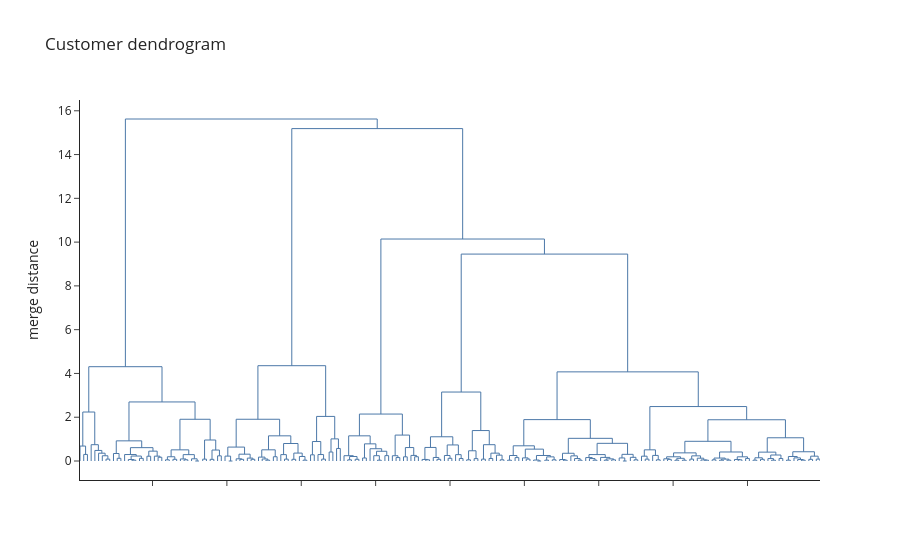

The notebook cell saved with this chart:
### Code cell
# The dendrogram: scipy computes it, Plotly draws it
Z = linkage(data_std, method="ward")
d = dendrogram(Z, no_plot=True)      # coordinates only, no plotting library needed
fig = go.Figure()
for xs, ys in zip(d["icoord"], d["dcoord"]):
    fig.add_trace(go.Scatter(x=xs, y=ys, mode="lines", line=dict(color="#4C78A8", width=1), showlegend=False))
fig.add_hline(y=7, line_dash="dash", line_color="red")
fig.update_layout(template="simple_white", title="Customer dendrogram", xaxis_showticklabels=False,
                  yaxis_title="merge distance")

### Figure 1 — Plotly figure (JSON) as saved in the notebook; plotly's stock layout.template omitted (floating-point values rounded to 4 significant figures)
{"data": [{"line": {"color": "#4C78A8", "width": 1}, "mode": "lines", "showlegend": false, "type": "scatter", "x": [15.0, 15.0, 25.0, 25.0], "y": [0.0, 0.3002, 0.3002, 0.0]}, {"line": {"color": "#4C78A8", "width": 1}, "mode": "lines", "showlegend": false, "type": "scatter", "x": [5.0, 5.0, 20.0, 20.0], "y": [0.0, 0.6824, 0.6824, 0.3002]}, {"line": {"color": "#4C78A8", "width": 1}, "mode": "lines", "showlegend": false, "type": "scatter", "x": [75.0, 75.0, 85.0, 85.0], "y": [0.0, 0.08652, 0.08652, 0.0]}, {"line": {"color": "#4C78A8", "width": 1}, "mode": "lines", "showlegend": false, "type": "scatter", "x": [65.0, 65.0, 80.0, 80.0], "y": [0.0, 0.2396, 0.2396, 0.08652]}, {"line": {"color": "#4C78A8", "width": 1}, "mode": "lines", "showlegend": false, "type": "scatter", "x": [55.0, 55.0, 72.5, 72.5], "y": [0.0, 0.357, 0.357, 0.2396]}, {"line": {"color": "#4C78A8", "width": 1}, "mode": "lines", "showlegend": false, "type": "scatter", "x": [45.0, 45.0, 63.75, 63.75], "y": [0.0, 0.4826, 0.4826, 0.357]}, {"line": {"color": "#4C78A8", "width": 1}, "mode": "lines", "showlegend": false, "type": "scatter", "x": [35.0, 35.0, 54.38, 54.38], "y": [0.0, 0.7446, 0.7446, 0.4826]}, {"line": {"color": "#4C78A8", "width": 1}, "mode": "lines", "showlegend": false, "type": "scatter", "x": [12.5, 12.5, 44.69, 44.69], "y": [0.6824, 2.238, 2.238, 0.7446]}, {"line": {"color": "#4C78A8", "width": 1}, "mode": "lines", "showlegend": false, "type": "scatter", "x": [105.0, 105.0, 115.0, 115.0], "y": [0.0, 0.1226, 0.1226, 0.0]}, {"line": {"color": "#4C78A8", "width": 1}, "mode": "lines", "showlegend": false, "type": "scatter", "x": [95.0, 95.0, 110.0, 110.0], "y": [0.0, 0.3426, 0.3426, 0.1226]}, {"line": {"color": "#4C78A8", "width": 1}, "mode": "lines", "showlegend": false, "type": "scatter", "x": [145.0, 145.0, 155.0, 155.0], "y": [0.0, 0.03882, 0.03882, 0.0]}, {"line": {"color": "#4C78A8", "width": 1}, "mode": "lines", "showlegend": false, "type": "scatter", "x": [135.0, 135.0, 150.0, 150.0], "y": [0.0, 0.06724, 0.06724, 0.03882]}, {"line": {"color": "#4C78A8", "width": 1}, "mode": "lines", "showlegend": false, "type": "scatter", "x": [165.0, 165.0, 175.0, 175.0], "y": [0.0, 0.1209, 0.1209, 0.0]}, {"line": {"color": "#4C78A8", "width": 1}, "mode": "lines", "showlegend": false, "type": "scatter", "x": [142.5, 142.5, 170.0, 170.0], "y": [0.06724, 0.2258, 0.2258, 0.1209]}, {"line": {"color": "#4C78A8", "width": 1}, "mode": "lines", "showlegend": false, "type": "scatter", "x": [125.0, 125.0, 156.2, 156.2], "y": [0.0, 0.2954, 0.2954, 0.2258]}, {"line": {"color": "#4C78A8", "width": 1}, "mode": "lines", "showlegend": false, "type": "scatter", "x": [185.0, 185.0, 195.0, 195.0], "y": [0.0, 0.2178, 0.2178, 0.0]}, {"line": {"color": "#4C78A8", "width": 1}, "mode": "lines", "showlegend": false, "type": "scatter", "x": [215.0, 215.0, 225.0, 225.0], "y": [0.0, 0.1713, 0.1713, 0.0]}, {"line": {"color": "#4C78A8", "width": 1}, "mode": "lines", "showlegend": false, "type": "scatter", "x": [205.0, 205.0, 220.0, 220.0], "y": [0.0, 0.2217, 0.2217, 0.1713]}, {"line": {"color": "#4C78A8", "width": 1}, "mode": "lines", "showlegend": false, "type": "scatter", "x": [190.0, 190.0, 212.5, 212.5], "y": [0.2178, 0.45, 0.45, 0.2217]}, {"line": {"color": "#4C78A8", "width": 1}, "mode": "lines", "showlegend": false, "type": "scatter", "x": [140.6, 140.6, 201.2, 201.2], "y": [0.2954, 0.61, 0.61, 0.45]}, {"line": {"color": "#4C78A8", "width": 1}, "mode": "lines", "showlegend": false, "type": "scatter", "x": [102.5, 102.5, 170.9, 170.9], "y": [0.3426, 0.9207, 0.9207, 0.61]}, {"line": {"color": "#4C78A8", "width": 1}, "mode": "lines", "showlegend": false, "type": "scatter", "x": [235.0, 235.0, 245.0, 245.0], "y": [0.0, 0.05444, 0.05444, 0.0]}, {"line": {"color": "#4C78A8", "width": 1}, "mode": "lines", "showlegend": false, "type": "scatter", "x": [255.0, 255.0, 265.0, 265.0], "y": [0.0, 0.07764, 0.07764, 0.0]}, {"line": {"color": "#4C78A8", "width": 1}, "mode": "lines", "showlegend": false, "type": "scatter", "x": [240.0, 240.0, 260.0, 260.0], "y": [0.05444, 0.194, 0.194, 0.07764]}, {"line": {"color": "#4C78A8", "width": 1}, "mode": "lines", "showlegend": false, "type": "scatter", "x": [285.0, 285.0, 295.0, 295.0], "y": [0.0, 0.05444, 0.05444, 0.0]}, {"line": {"color": "#4C78A8", "width": 1}, "mode": "lines", "showlegend": false, "type": "scatter", "x": [275.0, 275.0, 290.0, 290.0], "y": [0.0, 0.0943, 0.0943, 0.05444]}, {"line": {"color": "#4C78A8", "width": 1}, "mode": "lines", "showlegend": false, "type": "scatter", "x": [315.0, 315.0, 325.0, 325.0], "y": [0.0, 0.0, 0.0, 0.0]}, {"line": {"color": "#4C78A8", "width": 1}, "mode": "lines", "showlegend": false, "type": "scatter", "x": [305.0, 305.0, 320.0, 320.0], "y": [0.0, 0.0999, 0.0999, 0.0]}, {"line": {"color": "#4C78A8", "width": 1}, "mode": "lines", "showlegend": false, "type": "scatter", "x": [282.5, 282.5, 312.5, 312.5], "y": [0.0943, 0.2908, 0.2908, 0.0999]}, {"line": {"color": "#4C78A8", "width": 1}, "mode": "lines", "showlegend": false, "type": "scatter", "x": [250.0, 250.0, 297.5, 297.5], "y": [0.194, 0.5092, 0.5092, 0.2908]}, {"line": {"color": "#4C78A8", "width": 1}, "mode": "lines", "showlegend": false, "type": "scatter", "x": [335.0, 335.0, 345.0, 345.0], "y": [0.0, 0.08564, 0.08564, 0.0]}, {"line": {"color": "#4C78A8", "width": 1}, "mode": "lines", "showlegend": false, "type": "scatter", "x": [355.0, 355.0, 365.0, 365.0], "y": [0.0, 0.07634, 0.07634, 0.0]}, {"line": {"color": "#4C78A8", "width": 1}, "mode": "lines", "showlegend": false, "type": "scatter", "x": [375.0, 375.0, 385.0, 385.0], "y": [0.0, 0.236, 0.236, 0.0]}, {"line": {"color": "#4C78A8", "width": 1}, "mode": "lines", "showlegend": false, "type": "scatter", "x": [360.0, 360.0, 380.0, 380.0], "y": [0.07634, 0.5007, 0.5007, 0.236]}, {"line": {"color": "#4C78A8", "width": 1}, "mode": "lines", "showlegend": false, "type": "scatter", "x": [340.0, 340.0, 370.0, 370.0], "y": [0.08564, 0.959, 0.959, 0.5007]}, {"line": {"color": "#4C78A8", "width": 1}, "mode": "lines", "showlegend": false, "type": "scatter", "x": [273.8, 273.8, 355.0, 355.0], "y": [0.5092, 1.906, 1.906, 0.959]}, {"line": {"color": "#4C78A8", "width": 1}, "mode": "lines", "showlegend": false, "type": "scatter", "x": [136.7, 136.7, 314.4, 314.4], "y": [0.9207, 2.698, 2.698, 1.906]}, {"line": {"color": "#4C78A8", "width": 1}, "mode": "lines", "showlegend": false, "type": "scatter", "x": [28.59, 28.59, 225.5, 225.5], "y": [2.238, 4.308, 4.308, 2.698]}, {"line": {"color": "#4C78A8", "width": 1}, "mode": "lines", "showlegend": false, "type": "scatter", "x": [405.0, 405.0, 415.0, 415.0], "y": [0.0, 0.0, 0.0, 0.0]}, {"line": {"color": "#4C78A8", "width": 1}, "mode": "lines", "showlegend": false, "type": "scatter", "x": [395.0, 395.0, 410.0, 410.0], "y": [0.0, 0.2228, 0.2228, 0.0]}, {"line": {"color": "#4C78A8", "width": 1}, "mode": "lines", "showlegend": false, "type": "scatter", "x": [435.0, 435.0, 445.0, 445.0], "y": [0.0, 0.07634, 0.07634, 0.0]}, {"line": {"color": "#4C78A8", "width": 1}, "mode": "lines", "showlegend": false, "type": "scatter", "x": [425.0, 425.0, 440.0, 440.0], "y": [0.0, 0.0999, 0.0999, 0.07634]}, {"line": {"color": "#4C78A8", "width": 1}, "mode": "lines", "showlegend": false, "type": "scatter", "x": [465.0, 465.0, 475.0, 475.0], "y": [0.0, 0.07764, 0.07764, 0.0]}, {"line": {"color": "#4C78A8", "width": 1}, "mode": "lines", "showlegend": false, "type": "scatter", "x": [455.0, 455.0, 470.0, 470.0], "y": [0.0, 0.1322, 0.1322, 0.07764]}, {"line": {"color": "#4C78A8", "width": 1}, "mode": "lines", "showlegend": false, "type": "scatter", "x": [432.5, 432.5, 462.5, 462.5], "y": [0.0999, 0.3115, 0.3115, 0.1322]}, {"line": {"color": "#4C78A8", "width": 1}, "mode": "lines", "showlegend": false, "type": "scatter", "x": [402.5, 402.5, 447.5, 447.5], "y": [0.2228, 0.6356, 0.6356, 0.3115]}, {"line": {"color": "#4C78A8", "width": 1}, "mode": "lines", "showlegend": false, "type": "scatter", "x": [505.0, 505.0, 515.0, 515.0], "y": [0.0, 0.03817, 0.03817, 0.0]}, {"line": {"color": "#4C78A8", "width": 1}, "mode": "lines", "showlegend": false, "type": "scatter", "x": [495.0, 495.0, 510.0, 510.0], "y": [0.0, 0.09232, 0.09232, 0.03817]}, {"line": {"color": "#4C78A8", "width": 1}, "mode": "lines", "showlegend": false, "type": "scatter", "x": [485.0, 485.0, 502.5, 502.5], "y": [0.0, 0.1771, 0.1771, 0.09232]}, {"line": {"color": "#4C78A8", "width": 1}, "mode": "lines", "showlegend": false, "type": "scatter", "x": [525.0, 525.0, 535.0, 535.0], "y": [0.0, 0.1948, 0.1948, 0.0]}, {"line": {"color": "#4C78A8", "width": 1}, "mode": "lines", "showlegend": false, "type": "scatter", "x": [493.8, 493.8, 530.0, 530.0], "y": [0.1771, 0.5108, 0.5108, 0.1948]}, {"line": {"color": "#4C78A8", "width": 1}, "mode": "lines", "showlegend": false, "type": "scatter", "x": [555.0, 555.0, 565.0, 565.0], "y": [0.0, 0.08564, 0.08564, 0.0]}, {"line": {"color": "#4C78A8", "width": 1}, "mode": "lines", "showlegend": false, "type": "scatter", "x": [545.0, 545.0, 560.0, 560.0], "y": [0.0, 0.2914, 0.2914, 0.08564]}, {"line": {"color": "#4C78A8", "width": 1}, "mode": "lines", "showlegend": false, "type": "scatter", "x": [575.0, 575.0, 585.0, 585.0], "y": [0.0, 0.07764, 0.07764, 0.0]}, {"line": {"color": "#4C78A8", "width": 1}, "mode": "lines", "showlegend": false, "type": "scatter", "x": [605.0, 605.0, 615.0, 615.0], "y": [0.0, 0.03882, 0.03882, 0.0]}, {"line": {"color": "#4C78A8", "width": 1}, "mode": "lines", "showlegend": false, "type": "scatter", "x": [595.0, 595.0, 610.0, 610.0], "y": [0.0, 0.2065, 0.2065, 0.03882]}, {"line": {"color": "#4C78A8", "width": 1}, "mode": "lines", "showlegend": false, "type": "scatter", "x": [580.0, 580.0, 602.5, 602.5], "y": [0.07764, 0.3614, 0.3614, 0.2065]}, {"line": {"color": "#4C78A8", "width": 1}, "mode": "lines", "showlegend": false, "type": "scatter", "x": [552.5, 552.5, 591.2, 591.2], "y": [0.2914, 0.7994, 0.7994, 0.3614]}, {"line": {"color": "#4C78A8", "width": 1}, "mode": "lines", "showlegend": false, "type": "scatter", "x": [511.9, 511.9, 571.9, 571.9], "y": [0.5108, 1.15, 1.15, 0.7994]}, {"line": {"color": "#4C78A8", "width": 1}, "mode": "lines", "showlegend": false, "type": "scatter", "x": [425.0, 425.0, 541.9, 541.9], "y": [0.6356, 1.907, 1.907, 1.15]}, {"line": {"color": "#4C78A8", "width": 1}, "mode": "lines", "showlegend": false, "type": "scatter", "x": [625.0, 625.0, 635.0, 635.0], "y": [0.0, 0.2823, 0.2823, 0.0]}, {"line": {"color": "#4C78A8", "width": 1}, "mode": "lines", "showlegend": false, "type": "scatter", "x": [655.0, 655.0, 665.0, 665.0], "y": [0.0, 0.08564, 0.08564, 0.0]}, {"line": {"color": "#4C78A8", "width": 1}, "mode": "lines", "showlegend": false, "type": "scatter", "x": [645.0, 645.0, 660.0, 660.0], "y": [0.0, 0.2947, 0.2947, 0.08564]}, {"line": {"color": "#4C78A8", "width": 1}, "mode": "lines", "showlegend": false, "type": "scatter", "x": [630.0, 630.0, 652.5, 652.5], "y": [0.2823, 0.8897, 0.8897, 0.2947]}, {"line": {"color": "#4C78A8", "width": 1}, "mode": "lines", "showlegend": false, "type": "scatter", "x": [675.0, 675.0, 685.0, 685.0], "y": [0.0, 0.4097, 0.4097, 0.0]}, {"line": {"color": "#4C78A8", "width": 1}, "mode": "lines", "showlegend": false, "type": "scatter", "x": [695.0, 695.0, 705.0, 705.0], "y": [0.0, 0.5718, 0.5718, 0.0]}, {"line": {"color": "#4C78A8", "width": 1}, "mode": "lines", "showlegend": false, "type": "scatter", "x": [680.0, 680.0, 700.0, 700.0], "y": [0.4097, 1.01, 1.01, 0.5718]}, {"line": {"color": "#4C78A8", "width": 1}, "mode": "lines", "showlegend": false, "type": "scatter", "x": [641.2, 641.2, 690.0, 690.0], "y": [0.8897, 2.037, 2.037, 1.01]}, {"line": {"color": "#4C78A8", "width": 1}, "mode": "lines", "showlegend": false, "type": "scatter", "x": [483.4, 483.4, 665.6, 665.6], "y": [1.907, 4.354, 4.354, 2.037]}, {"line": {"color": "#4C78A8", "width": 1}, "mode": "lines", "showlegend": false, "type": "scatter", "x": [725.0, 725.0, 735.0, 735.0], "y": [0.0, 0.05444, 0.05444, 0.0]}, {"line": {"color": "#4C78A8", "width": 1}, "mode": "lines", "showlegend": false, "type": "scatter", "x": [745.0, 745.0, 755.0, 755.0], "y": [0.0, 0.07764, 0.07764, 0.0]}, {"line": {"color": "#4C78A8", "width": 1}, "mode": "lines", "showlegend": false, "type": "scatter", "x": [730.0, 730.0, 750.0, 750.0], "y": [0.05444, 0.2061, 0.2061, 0.07764]}, {"line": {"color": "#4C78A8", "width": 1}, "mode": "lines", "showlegend": false, "type": "scatter", "x": [715.0, 715.0, 740.0, 740.0], "y": [0.0, 0.2419, 0.2419, 0.2061]}, {"line": {"color": "#4C78A8", "width": 1}, "mode": "lines", "showlegend": false, "type": "scatter", "x": [765.0, 765.0, 775.0, 775.0], "y": [0.0, 0.1383, 0.1383, 0.0]}, {"line": {"color": "#4C78A8", "width": 1}, "mode": "lines", "showlegend": false, "type": "scatter", "x": [805.0, 805.0, 815.0, 815.0], "y": [0.0, 0.03817, 0.03817, 0.0]}, {"line": {"color": "#4C78A8", "width": 1}, "mode": "lines", "showlegend": false, "type": "scatter", "x": [795.0, 795.0, 810.0, 810.0], "y": [0.0, 0.2424, 0.2424, 0.03817]}, {"line": {"color": "#4C78A8", "width": 1}, "mode": "lines", "showlegend": false, "type": "scatter", "x": [825.0, 825.0, 835.0, 835.0], "y": [0.0, 0.2451, 0.2451, 0.0]}, {"line": {"color": "#4C78A8", "width": 1}, "mode": "lines", "showlegend": false, "type": "scatter", "x": [802.5, 802.5, 830.0, 830.0], "y": [0.2424, 0.4451, 0.4451, 0.2451]}, {"line": {"color": "#4C78A8", "width": 1}, "mode": "lines", "showlegend": false, "type": "scatter", "x": [785.0, 785.0, 816.2, 816.2], "y": [0.0, 0.5608, 0.5608, 0.4451]}, {"line": {"color": "#4C78A8", "width": 1}, "mode": "lines", "showlegend": false, "type": "scatter", "x": [770.0, 770.0, 800.6, 800.6], "y": [0.1383, 0.7834, 0.7834, 0.5608]}, {"line": {"color": "#4C78A8", "width": 1}, "mode": "lines", "showlegend": false, "type": "scatter", "x": [727.5, 727.5, 785.3, 785.3], "y": [0.2419, 1.15, 1.15, 0.7834]}, {"line": {"color": "#4C78A8", "width": 1}, "mode": "lines", "showlegend": false, "type": "scatter", "x": [855.0, 855.0, 865.0, 865.0], "y": [0.0, 0.1575, 0.1575, 0.0]}, {"line": {"color": "#4C78A8", "width": 1}, "mode": "lines", "showlegend": false, "type": "scatter", "x": [845.0, 845.0, 860.0, 860.0], "y": [0.0, 0.2412, 0.2412, 0.1575]}, {"line": {"color": "#4C78A8", "width": 1}, "mode": "lines", "showlegend": false, "type": "scatter", "x": [875.0, 875.0, 885.0, 885.0], "y": [0.0, 0.1908, 0.1908, 0.0]}, {"line": {"color": "#4C78A8", "width": 1}, "mode": "lines", "showlegend": false, "type": "scatter", "x": [905.0, 905.0, 915.0, 915.0], "y": [0.0, 0.1948, 0.1948, 0.0]}, {"line": {"color": "#4C78A8", "width": 1}, "mode": "lines", "showlegend": false, "type": "scatter", "x": [895.0, 895.0, 910.0, 910.0], "y": [0.0, 0.2553, 0.2553, 0.1948]}, {"line": {"color": "#4C78A8", "width": 1}, "mode": "lines", "showlegend": false, "type": "scatter", "x": [880.0, 880.0, 902.5, 902.5], "y": [0.1908, 0.6144, 0.6144, 0.2553]}, {"line": {"color": "#4C78A8", "width": 1}, "mode": "lines", "showlegend": false, "type": "scatter", "x": [852.5, 852.5, 891.2, 891.2], "y": [0.2412, 1.184, 1.184, 0.6144]}, {"line": {"color": "#4C78A8", "width": 1}, "mode": "lines", "showlegend": false, "type": "scatter", "x": [756.4, 756.4, 871.9, 871.9], "y": [1.15, 2.145, 2.145, 1.184]}, {"line": {"color": "#4C78A8", "width": 1}, "mode": "lines", "showlegend": false, "type": "scatter", "x": [935.0, 935.0, 945.0, 945.0], "y": [0.0, 0.05444, 0.05444, 0.0]}, {"line": {"color": "#4C78A8", "width": 1}, "mode": "lines", "showlegend": false, "type": "scatter", "x": [925.0, 925.0, 940.0, 940.0], "y": [0.0, 0.07076, 0.07076, 0.05444]}, {"line": {"color": "#4C78A8", "width": 1}, "mode": "lines", "showlegend": false, "type": "scatter", "x": [965.0, 965.0, 975.0, 975.0], "y": [0.0, 0.07634, 0.07634, 0.0]}, {"line": {"color": "#4C78A8", "width": 1}, "mode": "lines", "showlegend": false, "type": "scatter", "x": [955.0, 955.0, 970.0, 970.0], "y": [0.0, 0.1608, 0.1608, 0.07634]}, {"line": {"color": "#4C78A8", "width": 1}, "mode": "lines", "showlegend": false, "type": "scatter", "x": [932.5, 932.5, 962.5, 962.5], "y": [0.07076, 0.6194, 0.6194, 0.1608]}, {"line": {"color": "#4C78A8", "width": 1}, "mode": "lines", "showlegend": false, "type": "scatter", "x": [995.0, 995.0, 1005.0, 1005.0], "y": [0.0, 0.1226, 0.1226, 0.0]}, {"line": {"color": "#4C78A8", "width": 1}, "mode": "lines", "showlegend": false, "type": "scatter", "x": [985.0, 985.0, 1000.0, 1000.0], "y": [0.0, 0.2516, 0.2516, 0.1226]}, {"line": {"color": "#4C78A8", "width": 1}, "mode": "lines", "showlegend": false, "type": "scatter", "x": [1025.0, 1025.0, 1035.0, 1035.0], "y": [0.0, 0.1145, 0.1145, 0.0]}, {"line": {"color": "#4C78A8", "width": 1}, "mode": "lines", "showlegend": false, "type": "scatter", "x": [1015.0, 1015.0, 1030.0, 1030.0], "y": [0.0, 0.29, 0.29, 0.1145]}, {"line": {"color": "#4C78A8", "width": 1}, "mode": "lines", "showlegend": false, "type": "scatter", "x": [992.5, 992.5, 1022.0, 1022.0], "y": [0.2516, 0.7336, 0.7336, 0.29]}, {"line": {"color": "#4C78A8", "width": 1}, "mode": "lines", "showlegend": false, "type": "scatter", "x": [947.5, 947.5, 1008.0, 1008.0], "y": [0.6194, 1.106, 1.106, 0.7336]}, {"line": {"color": "#4C78A8", "width": 1}, "mode": "lines", "showlegend": false, "type": "scatter", "x": [1045.0, 1045.0, 1055.0, 1055.0], "y": [0.0, 0.05444, 0.05444, 0.0]}, {"line": {"color": "#4C78A8", "width": 1}, "mode": "lines", "showlegend": false, "type": "scatter", "x": [1065.0, 1065.0, 1075.0, 1075.0], "y": [0.0, 0.1089, 0.1089, 0.0]}, {"line": {"color": "#4C78A8", "width": 1}, "mode": "lines", "showlegend": false, "type": "scatter", "x": [1050.0, 1050.0, 1070.0, 1070.0], "y": [0.05444, 0.4674, 0.4674, 0.1089]}, {"line": {"color": "#4C78A8", "width": 1}, "mode": "lines", "showlegend": false, "type": "scatter", "x": [1085.0, 1085.0, 1095.0, 1095.0], "y": [0.0, 0.08564, 0.08564, 0.0]}, {"line": {"color": "#4C78A8", "width": 1}, "mode": "lines", "showlegend": false, "type": "scatter", "x": [1105.0, 1105.0, 1115.0, 1115.0], "y": [0.0, 0.1145, 0.1145, 0.0]}, {"line": {"color": "#4C78A8", "width": 1}, "mode": "lines", "showlegend": false, "type": "scatter", "x": [1135.0, 1135.0, 1145.0, 1145.0], "y": [0.0, 0.05444, 0.05444, 0.0]}, {"line": {"color": "#4C78A8", "width": 1}, "mode": "lines", "showlegend": false, "type": "scatter", "x": [1125.0, 1125.0, 1140.0, 1140.0], "y": [0.0, 0.2671, 0.2671, 0.05444]}, {"line": {"color": "#4C78A8", "width": 1}, "mode": "lines", "showlegend": false, "type": "scatter", "x": [1110.0, 1110.0, 1132.0, 1132.0], "y": [0.1145, 0.3586, 0.3586, 0.2671]}, {"line": {"color": "#4C78A8", "width": 1}, "mode": "lines", "showlegend": false, "type": "scatter", "x": [1090.0, 1090.0, 1121.0, 1121.0], "y": [0.08564, 0.7445, 0.7445, 0.3586]}, {"line": {"color": "#4C78A8", "width": 1}, "mode": "lines", "showlegend": false, "type": "scatter", "x": [1060.0, 1060.0, 1106.0, 1106.0], "y": [0.4674, 1.391, 1.391, 0.7445]}, {"line": {"color": "#4C78A8", "width": 1}, "mode": "lines", "showlegend": false, "type": "scatter", "x": [977.5, 977.5, 1083.0, 1083.0], "y": [1.106, 3.15, 3.15, 1.391]}, {"line": {"color": "#4C78A8", "width": 1}, "mode": "lines", "showlegend": false, "type": "scatter", "x": [1155.0, 1155.0, 1165.0, 1165.0], "y": [0.0, 0.03817, 0.03817, 0.0]}, {"line": {"color": "#4C78A8", "width": 1}, "mode": "lines", "showlegend": false, "type": "scatter", "x": [1175.0, 1175.0, 1185.0, 1185.0], "y": [0.0, 0.1553, 0.1553, 0.0]}, {"line": {"color": "#4C78A8", "width": 1}, "mode": "lines", "showlegend": false, "type": "scatter", "x": [1160.0, 1160.0, 1180.0, 1180.0], "y": [0.03817, 0.2506, 0.2506, 0.1553]}, {"line": {"color": "#4C78A8", "width": 1}, "mode": "lines", "showlegend": false, "type": "scatter", "x": [1205.0, 1205.0, 1215.0, 1215.0], "y": [0.0, 0.08652, 0.08652, 0.0]}, {"line": {"color": "#4C78A8", "width": 1}, "mode": "lines", "showlegend": false, "type": "scatter", "x": [1195.0, 1195.0, 1210.0, 1210.0], "y": [0.0, 0.1421, 0.1421, 0.08652]}, {"line": {"color": "#4C78A8", "width": 1}, "mode": "lines", "showlegend": false, "type": "scatter", "x": [1235.0, 1235.0, 1245.0, 1245.0], "y": [0.0, 0.0, 0.0, 0.0]}, {"line": {"color": "#4C78A8", "width": 1}, "mode": "lines", "showlegend": false, "type": "scatter", "x": [1225.0, 1225.0, 1240.0, 1240.0], "y": [0.0, 0.04407, 0.04407, 0.0]}, {"line": {"color": "#4C78A8", "width": 1}, "mode": "lines", "showlegend": false, "type": "scatter", "x": [1255.0, 1255.0, 1265.0, 1265.0], "y": [0.0, 0.03882, 0.03882, 0.0]}, {"line": {"color": "#4C78A8", "width": 1}, "mode": "lines", "showlegend": false, "type": "scatter", "x": [1275.0, 1275.0, 1285.0, 1285.0], "y": [0.0, 0.05444, 0.05444, 0.0]}, {"line": {"color": "#4C78A8", "width": 1}, "mode": "lines", "showlegend": false, "type": "scatter", "x": [1260.0, 1260.0, 1280.0, 1280.0], "y": [0.03882, 0.1889, 0.1889, 0.05444]}, {"line": {"color": "#4C78A8", "width": 1}, "mode": "lines", "showlegend": false, "type": "scatter", "x": [1232.0, 1232.0, 1270.0, 1270.0], "y": [0.04407, 0.2517, 0.2517, 0.1889]}, {"line": {"color": "#4C78A8", "width": 1}, "mode": "lines", "showlegend": false, "type": "scatter", "x": [1202.0, 1202.0, 1251.0, 1251.0], "y": [0.1421, 0.5423, 0.5423, 0.2517]}, {"line": {"color": "#4C78A8", "width": 1}, "mode": "lines", "showlegend": false, "type": "scatter", "x": [1170.0, 1170.0, 1227.0, 1227.0], "y": [0.2506, 0.6938, 0.6938, 0.5423]}, {"line": {"color": "#4C78A8", "width": 1}, "mode": "lines", "showlegend": false, "type": "scatter", "x": [1305.0, 1305.0, 1315.0, 1315.0], "y": [0.0, 0.03882, 0.03882, 0.0]}, {"line": {"color": "#4C78A8", "width": 1}, "mode": "lines", "showlegend": false, "type": "scatter", "x": [1295.0, 1295.0, 1310.0, 1310.0], "y": [0.0, 0.06724, 0.06724, 0.03882]}, {"line": {"color": "#4C78A8", "width": 1}, "mode": "lines", "showlegend": false, "type": "scatter", "x": [1345.0, 1345.0, 1355.0, 1355.0], "y": [0.0, 0.03882, 0.03882, 0.0]}, {"line": {"color": "#4C78A8", "width": 1}, "mode": "lines", "showlegend": false, "type": "scatter", "x": [1335.0, 1335.0, 1350.0, 1350.0], "y": [0.0, 0.1121, 0.1121, 0.03882]}, {"line": {"color": "#4C78A8", "width": 1}, "mode": "lines", "showlegend": false, "type": "scatter", "x": [1325.0, 1325.0, 1342.0, 1342.0], "y": [0.0, 0.2343, 0.2343, 0.1121]}, {"line": {"color": "#4C78A8", "width": 1}, "mode": "lines", "showlegend": false, "type": "scatter", "x": [1302.0, 1302.0, 1334.0, 1334.0], "y": [0.06724, 0.3527, 0.3527, 0.2343]}, {"line": {"color": "#4C78A8", "width": 1}, "mode": "lines", "showlegend": false, "type": "scatter", "x": [1385.0, 1385.0, 1395.0, 1395.0], "y": [0.0, 0.03882, 0.03882, 0.0]}, {"line": {"color": "#4C78A8", "width": 1}, "mode": "lines", "showlegend": false, "type": "scatter", "x": [1375.0, 1375.0, 1390.0, 1390.0], "y": [0.0, 0.1109, 0.1109, 0.03882]}, {"line": {"color": "#4C78A8", "width": 1}, "mode": "lines", "showlegend": false, "type": "scatter", "x": [1365.0, 1365.0, 1382.0, 1382.0], "y": [0.0, 0.1568, 0.1568, 0.1109]}, {"line": {"color": "#4C78A8", "width": 1}, "mode": "lines", "showlegend": false, "type": "scatter", "x": [1415.0, 1415.0, 1425.0, 1425.0], "y": [0.0, 0.03882, 0.03882, 0.0]}, {"line": {"color": "#4C78A8", "width": 1}, "mode": "lines", "showlegend": false, "type": "scatter", "x": [1435.0, 1435.0, 1445.0, 1445.0], "y": [0.0, 0.05444, 0.05444, 0.0]}, {"line": {"color": "#4C78A8", "width": 1}, "mode": "lines", "showlegend": false, "type": "scatter", "x": [1420.0, 1420.0, 1440.0, 1440.0], "y": [0.03882, 0.09783, 0.09783, 0.05444]}, {"line": {"color": "#4C78A8", "width": 1}, "mode": "lines", "showlegend": false, "type": "scatter", "x": [1405.0, 1405.0, 1430.0, 1430.0], "y": [0.0, 0.1644, 0.1644, 0.09783]}, {"line": {"color": "#4C78A8", "width": 1}, "mode": "lines", "showlegend": false, "type": "scatter", "x": [1374.0, 1374.0, 1418.0, 1418.0], "y": [0.1568, 0.2926, 0.2926, 0.1644]}, {"line": {"color": "#4C78A8", "width": 1}, "mode": "lines", "showlegend": false, "type": "scatter", "x": [1465.0, 1465.0, 1475.0, 1475.0], "y": [0.0, 0.0, 0.0, 0.0]}, {"line": {"color": "#4C78A8", "width": 1}, "mode": "lines", "showlegend": false, "type": "scatter", "x": [1455.0, 1455.0, 1470.0, 1470.0], "y": [0.0, 0.1396, 0.1396, 0.0]}, {"line": {"color": "#4C78A8", "width": 1}, "mode": "lines", "showlegend": false, "type": "scatter", "x": [1495.0, 1495.0, 1505.0, 1505.0], "y": [0.0, 0.05444, 0.05444, 0.0]}, {"line": {"color": "#4C78A8", "width": 1}, "mode": "lines", "showlegend": false, "type": "scatter", "x": [1485.0, 1485.0, 1500.0, 1500.0], "y": [0.0, 0.1683, 0.1683, 0.05444]}, {"line": {"color": "#4C78A8", "width": 1}, "mode": "lines", "showlegend": false, "type": "scatter", "x": [1462.0, 1462.0, 1492.0, 1492.0], "y": [0.1396, 0.3044, 0.3044, 0.1683]}, {"line": {"color": "#4C78A8", "width": 1}, "mode": "lines", "showlegend": false, "type": "scatter", "x": [1396.0, 1396.0, 1478.0, 1478.0], "y": [0.2926, 0.8075, 0.8075, 0.3044]}, {"line": {"color": "#4C78A8", "width": 1}, "mode": "lines", "showlegend": false, "type": "scatter", "x": [1318.0, 1318.0, 1437.0, 1437.0], "y": [0.3527, 1.035, 1.035, 0.8075]}, {"line": {"color": "#4C78A8", "width": 1}, "mode": "lines", "showlegend": false, "type": "scatter", "x": [1198.0, 1198.0, 1377.0, 1377.0], "y": [0.6938, 1.891, 1.891, 1.035]}, {"line": {"color": "#4C78A8", "width": 1}, "mode": "lines", "showlegend": false, "type": "scatter", "x": [1525.0, 1525.0, 1535.0, 1535.0], "y": [0.0, 0.08564, 0.08564, 0.0]}, {"line": {"color": "#4C78A8", "width": 1}, "mode": "lines", "showlegend": false, "type": "scatter", "x": [1515.0, 1515.0, 1530.0, 1530.0], "y": [0.0, 0.2201, 0.2201, 0.08564]}, {"line": {"color": "#4C78A8", "width": 1}, "mode": "lines", "showlegend": false, "type": "scatter", "x": [1555.0, 1555.0, 1565.0, 1565.0], "y": [0.0, 0.05444, 0.05444, 0.0]}, {"line": {"color": "#4C78A8", "width": 1}, "mode": "lines", "showlegend": false, "type": "scatter", "x": [1545.0, 1545.0, 1560.0, 1560.0], "y": [0.0, 0.2553, 0.2553, 0.05444]}, {"line": {"color": "#4C78A8", "width": 1}, "mode": "lines", "showlegend": false, "type": "scatter", "x": [1522.0, 1522.0, 1552.0, 1552.0], "y": [0.2201, 0.5101, 0.5101, 0.2553]}, {"line": {"color": "#4C78A8", "width": 1}, "mode": "lines", "showlegend": false, "type": "scatter", "x": [1585.0, 1585.0, 1595.0, 1595.0], "y": [0.0, 0.07634, 0.07634, 0.0]}, {"line": {"color": "#4C78A8", "width": 1}, "mode": "lines", "showlegend": false, "type": "scatter", "x": [1575.0, 1575.0, 1590.0, 1590.0], "y": [0.0, 0.0999, 0.0999, 0.07634]}, {"line": {"color": "#4C78A8", "width": 1}, "mode": "lines", "showlegend": false, "type": "scatter", "x": [1605.0, 1605.0, 1615.0, 1615.0], "y": [0.0, 0.03817, 0.03817, 0.0]}, {"line": {"color": "#4C78A8", "width": 1}, "mode": "lines", "showlegend": false, "type": "scatter", "x": [1625.0, 1625.0, 1635.0, 1635.0], "y": [0.0, 0.03817, 0.03817, 0.0]}, {"line": {"color": "#4C78A8", "width": 1}, "mode": "lines", "showlegend": false, "type": "scatter", "x": [1610.0, 1610.0, 1630.0, 1630.0], "y": [0.03817, 0.1224, 0.1224, 0.03817]}, {"line": {"color": "#4C78A8", "width": 1}, "mode": "lines", "showlegend": false, "type": "scatter", "x": [1582.0, 1582.0, 1620.0, 1620.0], "y": [0.0999, 0.1924, 0.1924, 0.1224]}, {"line": {"color": "#4C78A8", "width": 1}, "mode": "lines", "showlegend": false, "type": "scatter", "x": [1645.0, 1645.0, 1655.0, 1655.0], "y": [0.0, 0.08564, 0.08564, 0.0]}, {"line": {"color": "#4C78A8", "width": 1}, "mode": "lines", "showlegend": false, "type": "scatter", "x": [1685.0, 1685.0, 1695.0, 1695.0], "y": [0.0, 0.03817, 0.03817, 0.0]}, {"line": {"color": "#4C78A8", "width": 1}, "mode": "lines", "showlegend": false, "type": "scatter", "x": [1675.0, 1675.0, 1690.0, 1690.0], "y": [0.0, 0.04995, 0.04995, 0.03817]}, {"line": {"color": "#4C78A8", "width": 1}, "mode": "lines", "showlegend": false, "type": "scatter", "x": [1665.0, 1665.0, 1682.0, 1682.0], "y": [0.0, 0.1277, 0.1277, 0.04995]}, {"line": {"color": "#4C78A8", "width": 1}, "mode": "lines", "showlegend": false, "type": "scatter", "x": [1650.0, 1650.0, 1674.0, 1674.0], "y": [0.08564, 0.2352, 0.2352, 0.1277]}, {"line": {"color": "#4C78A8", "width": 1}, "mode": "lines", "showlegend": false, "type": "scatter", "x": [1601.0, 1601.0, 1662.0, 1662.0], "y": [0.1924, 0.3719, 0.3719, 0.2352]}, {"line": {"color": "#4C78A8", "width": 1}, "mode": "lines", "showlegend": false, "type": "scatter", "x": [1705.0, 1705.0, 1715.0, 1715.0], "y": [0.0, 0.05444, 0.05444, 0.0]}, {"line": {"color": "#4C78A8", "width": 1}, "mode": "lines", "showlegend": false, "type": "scatter", "x": [1725.0, 1725.0, 1735.0, 1735.0], "y": [0.0, 0.03817, 0.03817, 0.0]}, {"line": {"color": "#4C78A8", "width": 1}, "mode": "lines", "showlegend": false, "type": "scatter", "x": [1745.0, 1745.0, 1755.0, 1755.0], "y": [0.0, 0.03882, 0.03882, 0.0]}, {"line": {"color": "#4C78A8", "width": 1}, "mode": "lines", "showlegend": false, "type": "scatter", "x": [1730.0, 1730.0, 1750.0, 1750.0], "y": [0.03817, 0.0855, 0.0855, 0.03882]}, {"line": {"color": "#4C78A8", "width": 1}, "mode": "lines", "showlegend": false, "type": "scatter", "x": [1710.0, 1710.0, 1740.0, 1740.0], "y": [0.05444, 0.1348, 0.1348, 0.0855]}, {"line": {"color": "#4C78A8", "width": 1}, "mode": "lines", "showlegend": false, "type": "scatter", "x": [1775.0, 1775.0, 1785.0, 1785.0], "y": [0.0, 0.05444, 0.05444, 0.0]}, {"line": {"color": "#4C78A8", "width": 1}, "mode": "lines", "showlegend": false, "type": "scatter", "x": [1765.0, 1765.0, 1780.0, 1780.0], "y": [0.0, 0.06981, 0.06981, 0.05444]}, {"line": {"color": "#4C78A8", "width": 1}, "mode": "lines", "showlegend": false, "type": "scatter", "x": [1795.0, 1795.0, 1805.0, 1805.0], "y": [0.0, 0.1165, 0.1165, 0.0]}, {"line": {"color": "#4C78A8", "width": 1}, "mode": "lines", "showlegend": false, "type": "scatter", "x": [1772.0, 1772.0, 1800.0, 1800.0], "y": [0.06981, 0.1908, 0.1908, 0.1165]}, {"line": {"color": "#4C78A8", "width": 1}, "mode": "lines", "showlegend": false, "type": "scatter", "x": [1725.0, 1725.0, 1786.0, 1786.0], "y": [0.1348, 0.4117, 0.4117, 0.1908]}, {"line": {"color": "#4C78A8", "width": 1}, "mode": "lines", "showlegend": false, "type": "scatter", "x": [1632.0, 1632.0, 1756.0, 1756.0], "y": [0.3719, 0.8997, 0.8997, 0.4117]}, {"line": {"color": "#4C78A8", "width": 1}, "mode": "lines", "showlegend": false, "type": "scatter", "x": [1815.0, 1815.0, 1825.0, 1825.0], "y": [0.0, 0.03882, 0.03882, 0.0]}, {"line": {"color": "#4C78A8", "width": 1}, "mode": "lines", "showlegend": false, "type": "scatter", "x": [1835.0, 1835.0, 1845.0, 1845.0], "y": [0.0, 0.07764, 0.07764, 0.0]}, {"line": {"color": "#4C78A8", "width": 1}, "mode": "lines", "showlegend": false, "type": "scatter", "x": [1820.0, 1820.0, 1840.0, 1840.0], "y": [0.03882, 0.1475, 0.1475, 0.07764]}, {"line": {"color": "#4C78A8", "width": 1}, "mode": "lines", "showlegend": false, "type": "scatter", "x": [1865.0, 1865.0, 1875.0, 1875.0], "y": [0.0, 0.03882, 0.03882, 0.0]}, {"line": {"color": "#4C78A8", "width": 1}, "mode": "lines", "showlegend": false, "type": "scatter", "x": [1855.0, 1855.0, 1870.0, 1870.0], "y": [0.0, 0.1109, 0.1109, 0.03882]}, {"line": {"color": "#4C78A8", "width": 1}, "mode": "lines", "showlegend": false, "type": "scatter", "x": [1885.0, 1885.0, 1895.0, 1895.0], "y": [0.0, 0.1145, 0.1145, 0.0]}, {"line": {"color": "#4C78A8", "width": 1}, "mode": "lines", "showlegend": false, "type": "scatter", "x": [1862.0, 1862.0, 1890.0, 1890.0], "y": [0.1109, 0.2742, 0.2742, 0.1145]}, {"line": {"color": "#4C78A8", "width": 1}, "mode": "lines", "showlegend": false, "type": "scatter", "x": [1830.0, 1830.0, 1876.0, 1876.0], "y": [0.1475, 0.4046, 0.4046, 0.2742]}, {"line": {"color": "#4C78A8", "width": 1}, "mode": "lines", "showlegend": false, "type": "scatter", "x": [1905.0, 1905.0, 1915.0, 1915.0], "y": [0.0, 0.03882, 0.03882, 0.0]}, {"line": {"color": "#4C78A8", "width": 1}, "mode": "lines", "showlegend": false, "type": "scatter", "x": [1945.0, 1945.0, 1955.0, 1955.0], "y": [0.0, 0.03882, 0.03882, 0.0]}, {"line": {"color": "#4C78A8", "width": 1}, "mode": "lines", "showlegend": false, "type": "scatter", "x": [1935.0, 1935.0, 1950.0, 1950.0], "y": [0.0, 0.06724, 0.06724, 0.03882]}, {"line": {"color": "#4C78A8", "width": 1}, "mode": "lines", "showlegend": false, "type": "scatter", "x": [1925.0, 1925.0, 1942.0, 1942.0], "y": [0.0, 0.1426, 0.1426, 0.06724]}, {"line": {"color": "#4C78A8", "width": 1}, "mode": "lines", "showlegend": false, "type": "scatter", "x": [1910.0, 1910.0, 1934.0, 1934.0], "y": [0.03882, 0.206, 0.206, 0.1426]}, {"line": {"color": "#4C78A8", "width": 1}, "mode": "lines", "showlegend": false, "type": "scatter", "x": [1965.0, 1965.0, 1975.0, 1975.0], "y": [0.0, 0.07634, 0.07634, 0.0]}, {"line": {"color": "#4C78A8", "width": 1}, "mode": "lines", "showlegend": false, "type": "scatter", "x": [1985.0, 1985.0, 1995.0, 1995.0], "y": [0.0, 0.08652, 0.08652, 0.0]}, {"line": {"color": "#4C78A8", "width": 1}, "mode": "lines", "showlegend": false, "type": "scatter", "x": [1970.0, 1970.0, 1990.0, 1990.0], "y": [0.07634, 0.2213, 0.2213, 0.08652]}, {"line": {"color": "#4C78A8", "width": 1}, "mode": "lines", "showlegend": false, "type": "scatter", "x": [1922.0, 1922.0, 1980.0, 1980.0], "y": [0.206, 0.4228, 0.4228, 0.2213]}, {"line": {"color": "#4C78A8", "width": 1}, "mode": "lines", "showlegend": false, "type": "scatter", "x": [1853.0, 1853.0, 1951.0, 1951.0], "y": [0.4046, 1.061, 1.061, 0.4228]}, {"line": {"color": "#4C78A8", "width": 1}, "mode": "lines", "showlegend": false, "type": "scatter", "x": [1694.0, 1694.0, 1902.0, 1902.0], "y": [0.8997, 1.884, 1.884, 1.061]}, {"line": {"color": "#4C78A8", "width": 1}, "mode": "lines", "showlegend": false, "type": "scatter", "x": [1538.0, 1538.0, 1798.0, 1798.0], "y": [0.5101, 2.487, 2.487, 1.884]}, {"line": {"color": "#4C78A8", "width": 1}, "mode": "lines", "showlegend": false, "type": "scatter", "x": [1288.0, 1288.0, 1668.0, 1668.0], "y": [1.891, 4.073, 4.073, 2.487]}, {"line": {"color": "#4C78A8", "width": 1}, "mode": "lines", "showlegend": false, "type": "scatter", "x": [1030.0, 1030.0, 1478.0, 1478.0], "y": [3.15, 9.453, 9.453, 4.073]}, {"line": {"color": "#4C78A8", "width": 1}, "mode": "lines", "showlegend": false, "type": "scatter", "x": [814.1, 814.1, 1254.0, 1254.0], "y": [2.145, 10.14, 10.14, 9.453]}, {"line": {"color": "#4C78A8", "width": 1}, "mode": "lines", "showlegend": false, "type": "scatter", "x": [574.5, 574.5, 1034.0, 1034.0], "y": [4.354, 15.19, 15.19, 10.14]}, {"line": {"color": "#4C78A8", "width": 1}, "mode": "lines", "showlegend": false, "type": "scatter", "x": [127.1, 127.1, 804.3, 804.3], "y": [4.308, 15.62, 15.62, 15.19]}], "layout": {"shapes": [{"line": {"color": "red", "dash": "dash"}, "type": "line", "x0": 0, "x1": 1, "xref": "x domain", "y0": 7, "y1": 7, "yref": "y"}], "title": {"text": "Customer dendrogram"}, "xaxis": {"showticklabels": false}, "yaxis": {"title": {"text": "merge distance"}}}}
